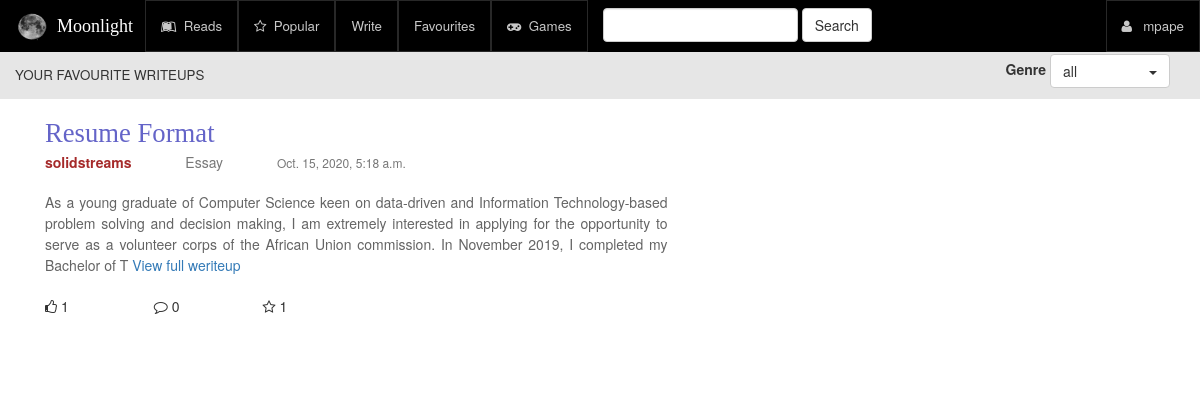
The app's page /favourites/all (signed in) with its own data.
### writeups/models.py (models this page shows, shortened)
class Favourite(models.Model):
    admirer = models.ForeignKey(User, on_delete=models.CASCADE)
    post = models.ForeignKey(Writeup, on_delete=models.CASCADE)

class Writeup(models.Model):
    genre = models.ForeignKey(Genre, on_delete=models.CASCADE)
    author = models.ForeignKey(User, on_delete=models.CASCADE)
    title = models.CharField(max_length=250)
    text = models.TextField()
    note = models.TextField(blank=True)
    draft = models.BooleanField(default=False, help_text="Do you want to save this writeup as draft?")
    time = models.DateTimeField(auto_now_add=True)
    likes = models.IntegerField(default=0, blank=False)
    favourites = models.IntegerField(default=0, blank=False)
    comments = models.IntegerField(default=0, blank=False)
    views = models.IntegerField(default=0, blank=False)

class Genre(models.Model):
    name = models.CharField(max_length=250)

### writeups/views.py (the view)
# urls.py: path('favourites/<genre>', views.FavouriteRead.as_view(), name="favourites"),
class FavouriteRead(View):
    def get(self, request, genre):
        if request.user.is_authenticated:
            favourites = get_favourite_writeups(request, genre)
            paginator = Paginator(favourites, 10)
            page_no = request.GET.get('page')
            page = paginator.get_page(page_no)
        else:
            page = {}
        if page:
            context = {
                'page_obj': page,
                'favourites': favourites,
                'genre': genre
            }
        else:
            context = {
                'favourites': favourites,
                'genre': genre
            }
        return render(request, "writeups/favourite_reads.html", context)

### writeups/utiliity.py (called while the page is built)
def get_favourite_writeups(request, genre):
    if request.user.is_authenticated:
        if genre == 'all':
            writeups = Favourite.objects.filter(post__draft=False).filter(admirer=request.user)
        else:
            writeups = Favourite.objects.filter(post__draft=False).filter(admirer=request.user).filter(post__genre__name=genre)
        return writeups
    else:
        return ''

### writeups/templates/writeups/favourite_reads.html (shortened to what this page needs)
{% extends 'writeups/base_favourite.html' %}
{% load static %}
{% block head_title %}
	YOUR FAVOURITE WRITEUPS
{% endblock %}

### writeups/templates/writeups/base_favourite.html (shortened to what this page needs)
{% extends 'writeups/base.html' %}
{% load static %}
{% block css %}
	<link rel="stylesheet" href="{% static 'writeups/css/read.css' %}" />
{% endblock %}
{% block mainBody %}
        <div class="subnav col-xs-12 col-md-12 col-sm-12 col-lg-12">
					<div class="genre-form">
						<label> Genre </label>
						<span class="btn btn-default toggle-drop-down"> {{genre}} <span class="caret"></span></span>
					</div>
        </div>
				<div class="section-left col-xs-12 col-md-7 col-sm-7 col-lg-7">
					<div class="left-cont">
                        {% if page_obj %}
						{% for writeup in page_obj %}
							<div class="each-writeup">
								<div class="writeup-header">
									<a href="{% url 'writeups:writeup' writeup.post.pk %}"> <div class="writeup_title"> {{writeup.post.title}}</div> </a>
									<div class="auth-genre">
										<a href="{% url 'writeups:dashboard' writeup.post.author.username %}"><span class="writeup_author"> {{writeup.post.author.username}} </span></a>
										<span class="writeup_genre text-muted"> {{writeup.post.genre.name}} </span>
										<span class="writeup_date text-muted"> {{writeup.post.time}} </span>
									</div>
								</div>
									<div class="writeup-body">
										{{ writeup.post.text | slice:"0:300" }} <a href="{% url 'writeups:writeup' writeup.post.pk %}"> View full weriteup </a>
									</div>
									<div class="content-reactions row">
										<div class="col-xs-4 col-sm-2 col-md-2 col-lg-2">
											<span class="fa fa-thumbs-o-up reaction-icon"> </span>
											<span class="reaction-count">{{writeup.post.likes}}</span>
										</div>
										<div class="col-xs-4 col-sm-2 col-md-2 col-lg-2"">
											<span class="fa fa-comment-o reaction-icon"> </span>
											<span class="reaction-count">{{writeup.post.comments}}</span>
										</div>
										<div class="col-xs-4 col-sm-2 col-md-2 col-lg-2"">
											<span class="fa fa-star-o reaction-icon"> </span>
											<span class="reaction-count">{{writeup.post.favourites}}</span>
										</div>
                                        {% endfor %}
                                     {% endif %}
                                </div>
							</div>
{% endblock %}

### writeups/templates/writeups/base.html (shortened to what this page needs)
<!DOCTYPE html>
{% load static %}
<html lang="en" dir="ltr">
  <head>
    <link rel='stylesheet' href="{% static 'writeups/fonts/font-awesome.css' %}" />
    <link rel="stylesheet" href="{% static 'writeups/css/bootstrap.min.css' %}" />
    <link rel="stylesheet" href="{% static 'writeups/css/bootstrap.css' %}" />
    <link rel="stylesheet" href="{% static 'writeups/css/base.css' %}" />
    {%block css%}
    {%endblock%}
  </head>
  <body>
      <div class="navbar navbar-default navbar-fixed-top">
        <div class="container-fluid">
            <div class="navbar-header">
              <div class="navbar-brand">
                <a href='#' class='nav-link'>
                    <img src="{% static 'writeups/images/logo.png' %}" class="logo-img" width="40px" height="30px" />
                    <span class='brand-name'> Moonlight </span>
                </a>
              </div>
            </div>
            <div class="collapse navbar-collapse" id="menuList">
              <ul class="nav navbar-nav">
                  <li><a href="{% url 'writeups:read' 'all' 'recent' %}"> <span class="fa fa-leanpub"></span>&nbsp Reads </a></li>
                  <li><a href="{% url 'writeups:popular' 'all' %}"><span class="fa fa-star-o"></span>&nbsp Popular </a></li>
                  <li><a href="{% url 'writeups:write' %}"> Write </a></li>
                  <li><a href="{% url 'writeups:favourites' 'all' %}"> Favourites </a></li>
                  <li><a href="#"> <span class="fa fa-gamepad"></span>&nbsp Games </a></li>
              </ul>
              <form class="navbar-form navbar-left" role="search" action="#" method="post">
                <div class="form-group">
                  <input type="text" name="" class='form-control' value="" />
                </div>
                <button type="button" name="button" class="btn btn-default"> Search </button>
              </form>
              <ul class='nav navbar-nav navbar-right'>
                {% if user.is_authenticated %}
                  <li class="dropdown">
                    <a href="{% url 'writeups:dashboard' user.username %}"> <span class="fa fa-user"> </span> &nbsp {{user.username}} </a>
                  </li>
                {% else %}
                  <li> <a href="{% url 'writeups:login' %}"> Login </a> </li>
                {% endif %}
              </ul>
            </div>
        </div>
      </div>
	  <div class="container-fluid main-cont">
		<div class="main-body-subcont">
			<div class="section-header"> {% block head_title %}{% endblock %} </div>
			<div class="body-body col-sx-12 col-sm-12 col-md-12 col-lg-12">
        {% block mainBody %}
        {% endblock %}
			</div>
		</div>
	  </div>
</body>

### writeups/static/writeups/css/base.css (style rules this page uses)
a { text-decoration: none; }
.navbar-default { background-color: rgb(0, 0, 0); margin-bottom: 0px; }
.navbar-brand { padding: 12px; }
.brand-name { color: white; font-family: cursive; }
.nav-link { text-decoration: none; }
.navbar-nav > li > a { color: rgb(200, 200, 200) !important; border: 1px solid rgba(100, 100, 100, 0.4); font-size: 10pt; font-weight: lighter; }
.navbar-form { margin-top: 0px; padding-top: 8px; }
.main-cont { position: absolute; top: 50px; left: 0px; right: 0px; padding: 0px; }
.section-header { font-size: 10pt; background-color: rgba(230, 230, 230, 1); padding: 15px; }

### writeups/static/writeups/css/read.css (style rules this page uses)
.subnav { float: right; margin-right: 15px; margin-top: -45px; text-align: right; }
.each-writeup { margin-bottom: 40px; }
.writeup-header { margin-bottom: 20px; }
.writeup_title { font-size: 20pt; color: rgb(100, 100, 200); font-family: times; }
.writeup_author { color: brown; font-weight: bolder; margin-right: 50px; }
.writeup-body { line-height: 1.5; text-align: justify; margin-bottom: 20px; color: rgb(100, 100, 100) }
.left-cont { padding: 15px; }
.writeup_date { margin-left: 50px; font-size: 9pt; z-index: -1; }
.genre-form { position: absolute; right: 0px; z-index: 1000 }
.toggle-drop-down { width: 120px; text-align: left; }
.caret { float: right; margin-top: 10px; }

### records on screen
Favourite: post "Resume Format", post.author.username "solidstreams", post.genre.name "Essay", post.time "Oct. 15, 2020, 5:18 a.m.", post.text "As a young graduate of Computer Science keen on data-driven and Information Technology-based problem solving and decision making, I am extremely interested in applying for the opportunity to serve as a volunteer corps of the African Union commission. In November 2019, I completed my Bachelor of T", post.likes "1", post.comments "0", post.favourites "1"

### other values on screen
{{ user.username }} "mpape"
{{ genre }} "all"
